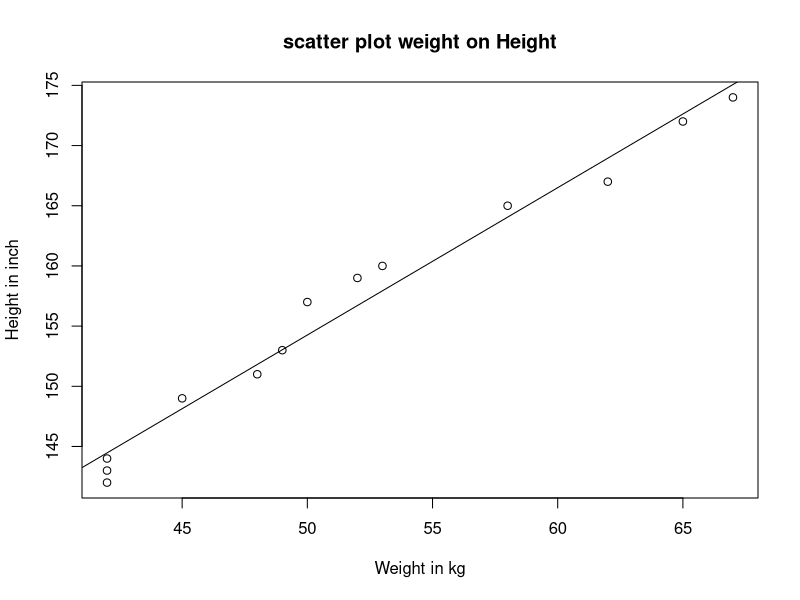
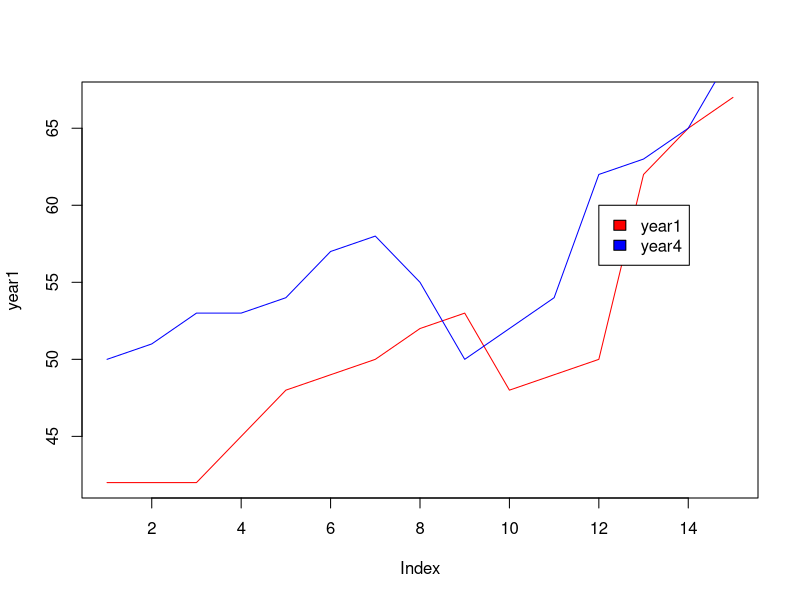

Write R code to recreate these figures, in order.

# Ans to the qus no 5

#i
Height= c(142,143,144,149,151,153,157,159,160,165,167,172,174)
Weight= c(42,42,42,45,48,49,50,52,53,58,62,65,67)


plot(Weight,Height,main="scatter plot weight on Height",xlab="Weight in kg",
     ylab="Height in inch")
l=lm(Height~Weight)
abline(l)

#ii
student=0
for(i in 1:length(Height)){
  if(Height[i]>150 & Weight[i]<60){
    student=student+1
  }
}
print(sprintf(" %d students Height greater than 150 inch and weight less then 60",student))


# # Ans to the qus no 6

my_funtn= function(x){
  n=(2*x)-1
  vl= seq(1,n,2)
  sum=0
  for( i in 1:length(vl)){
    sum=sum+vl[i]
  }
  return(sum)
}
# Please give n
#suppose n= 5
n=5
add=my_funtn(n)
add


## Ans to the qus no 7

year1= c(42,42,42,45,48,49,50,52,53,48,49,50,62,65,67)
year4= c(50,51,53,53,54,57,58,55,50,52,54,62,63,65,70)

plot(year1,type="l",col="red")
lines(year4,type="l",col="blue")

legend(12,60,c("year1","year4"),fill=c("red","blue"))

